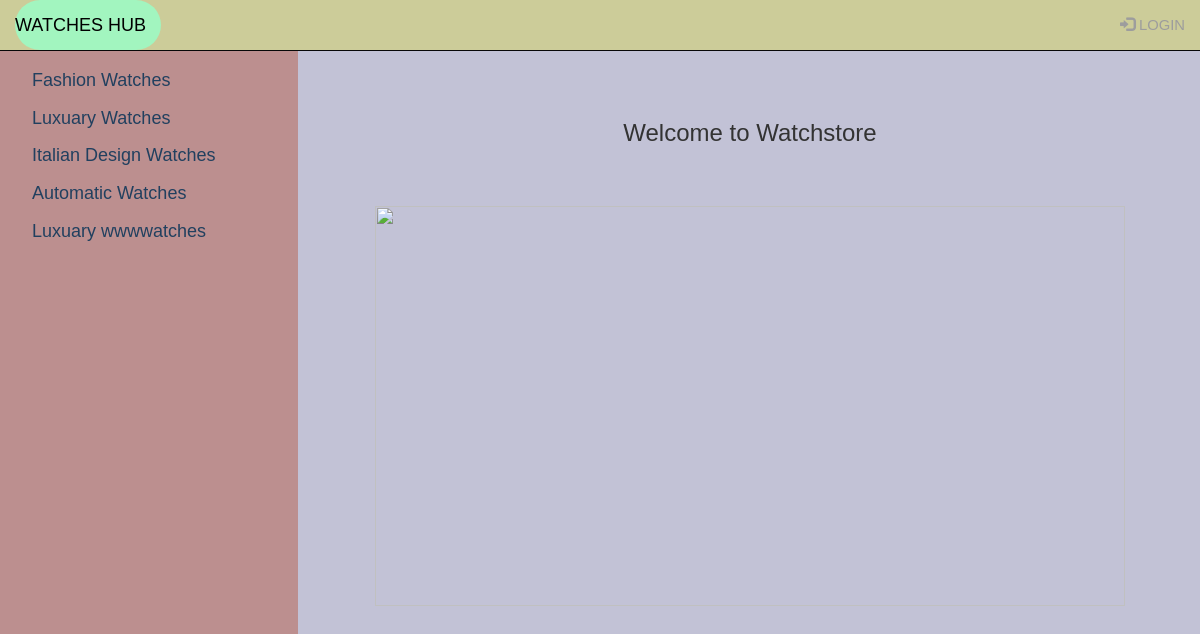
The page /home on the database its author committed.
### wch_Sp.py (models this page shows, shortened)
class Watchname(Base):
    __tablename__ = 'watchname'
    id = Column(Integer, primary_key=True)
    name = Column(String(100), nullable=False)
    user_id = Column(Integer, ForeignKey('user.id'))
    user = relationship(User, backref="watchname")

### wsss.py (the view)
@app.route('/')
@app.route('/home')
def home():
    w1x_c12 = session.query(Watchname).all()
    return render_template('myhome.html',w1x_c12=w1x_c12)

### templates/myhome.html (shortened to what this page needs)
{% include 'nav.html' %}
<div class="main">
{% block content %}
	<div class="text-center">
		<h3>Welcome to Watchstore</h1>
		<img style="width: 750px; height: 400px; margin: 0; padding: 0; margin-top: 50px" src="https://www.ablogtowatch.com/wp-content/uploads/2015/03/Tiffany-CT60-watches-4.jpg">
	</div>
{% endblock content %}
</div>

### templates/nav.html (shortened to what this page needs)
<!DOCTYPE html>
<html lang="en">
<head>
  <link rel="stylesheet" href="https://maxcdn.bootstrapcdn.com/bootstrap/3.3.7/css/bootstrap.min.css">
</head>
<body>
<nav class="navbar navbar-inverse  navbar-fixed-top" style="background-color:#cccc99">
  <div class="container-fluid">
    <div class="navbar-header" style="background-color: #a2f5bf;border-radius:40px;">
      <a class="navbar-brand" href="{{ url_for('home') }}" style="color:black">WATCHES HUB</a>
    </div>
    <ul class="nav navbar-nav navbar-right">
      {% if 'username' in session %}
            <li><button class="btn btn-warning mr-sm-2" style="margin-top: 5px;background-color: #ff8c1a;border-radius:8%;"><a href="{{ url_for('addWatch')}}">ADD WATCH CATEGORY</a></button></li>
            <li style="margin: 10px;"><p class="text-primary mr-sm-2">{{ session.username }}</p></li>
            <li><a href="{{ url_for('logout')}}"><span class="glyphicon glyphicon-log-in" ></span> LOGOUT</a></li>
      {% else %}
            <li><a href="{{ url_for('showLogin')}}"><span class="glyphicon glyphicon-log-in"></span> LOGIN</a></li>
      {% endif %}
    </ul>
  </div>
</nav>
<div class="sidenav">
  <table>
      {% for w1x in w1x_c12 %}
      <tr>
          <td><a href="{{ url_for('showWatches',w1xid=w1x.id)}}">{{w1x.name}}</a></td>
        </tr>
      {% endfor %}
  </table>
</div>
</body>
</html>

### templates/nav.html (style rules this page uses)
body { font-family:"Comic Sans MS", cursive, sans-serif; font-size:148%; background-color:#c2c2d6; }
.sidenav { height: 100%; width: 298px; position: fixed; z-index: 1; top: 44px; left: 0; background-color:rosybrown; overflow-x: hidden; padding-top: 18px; }
.sidenav a { padding: 6px 6px 6px 32px; text-decoration: none; font-size: 18px; color:#21405F; display: block; }
.main { margin-left: 300px; }

### rows shown on the page
Watchname: name "Fashion Watches"
Watchname: name "Luxuary Watches"
Watchname: name "Italian Design Watches"
Watchname: name "Automatic Watches"
Watchname: name "Luxuary wwwwatches"
